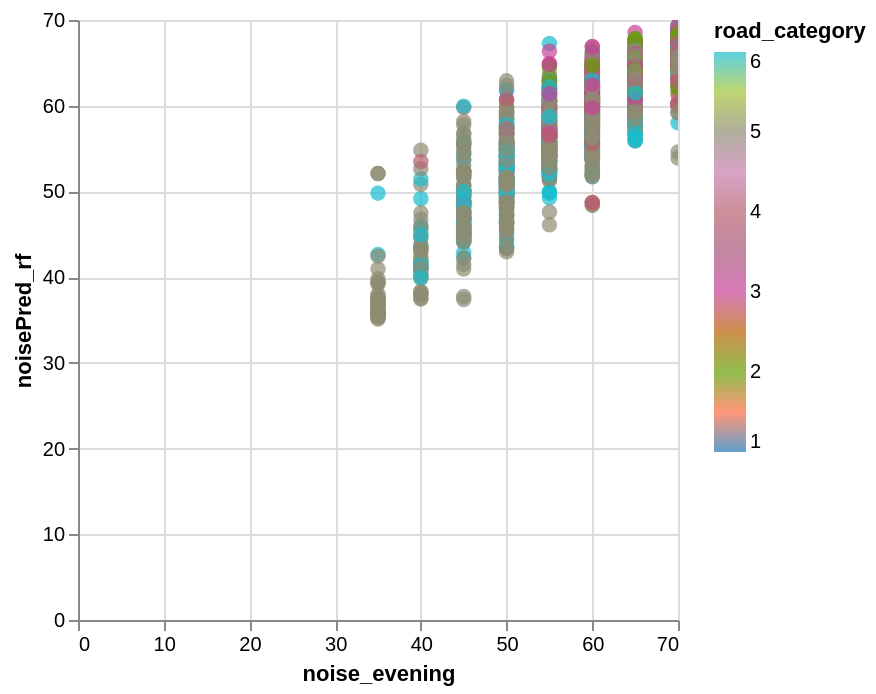

Notebook cell for this chart:
### Code cell
data_test['noisePred_rf'] = y_pred
alt.Chart(data_test).mark_circle(size=60).encode(
    x='noise_evening',
    y='noisePred_rf',
    color=alt.Color('road_category', scale=alt.Scale(scheme='category10')),
    tooltip=['road_id']
).interactive()

### Figure 1 — Vega-Lite specification as saved in the notebook (floating-point values rounded to 4 significant figures; data arrays with more than 128 entries replaced by an {"elided": "..."} marker saying what was removed)
{"config": {"view": {"continuousWidth": 300, "continuousHeight": 300}}, "data": {"name": "data-739451cb6c40175536ae380c217a3d7b"}, "mark": {"type": "circle", "size": 60}, "encoding": {"color": {"field": "road_category", "scale": {"scheme": "category10"}, "type": "quantitative"}, "tooltip": [{"field": "road_id", "type": "nominal"}], "x": {"field": "noise_evening", "type": "quantitative"}, "y": {"field": "noisePred_rf", "type": "quantitative"}}, "params": [{"name": "param_1e9efca18e7a2868", "select": {"type": "interval", "encodings": ["x", "y"]}, "bind": "scales"}], "$schema": "https://vega.github.io/schema/vega-lite/v6.4.1.json", "datasets": {"data-739451cb6c40175536ae380c217a3d7b": {"elided": "2525 records"}}}
